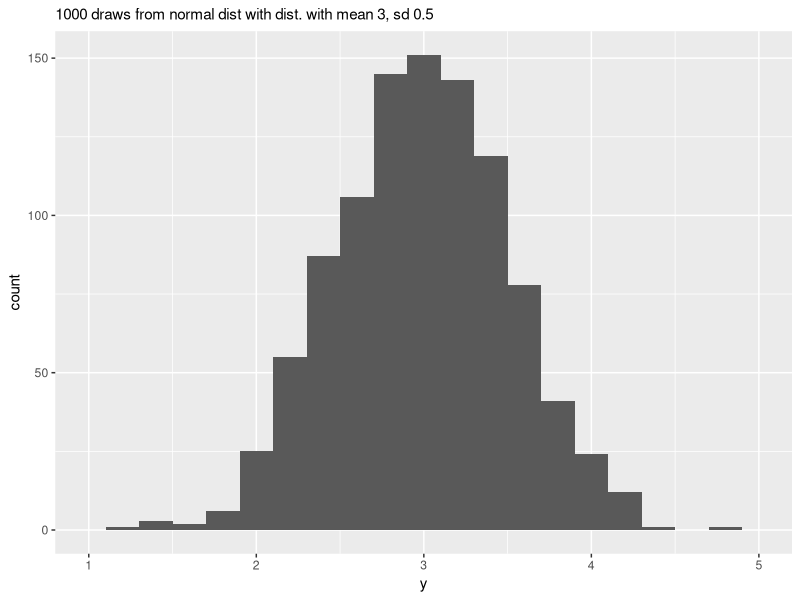
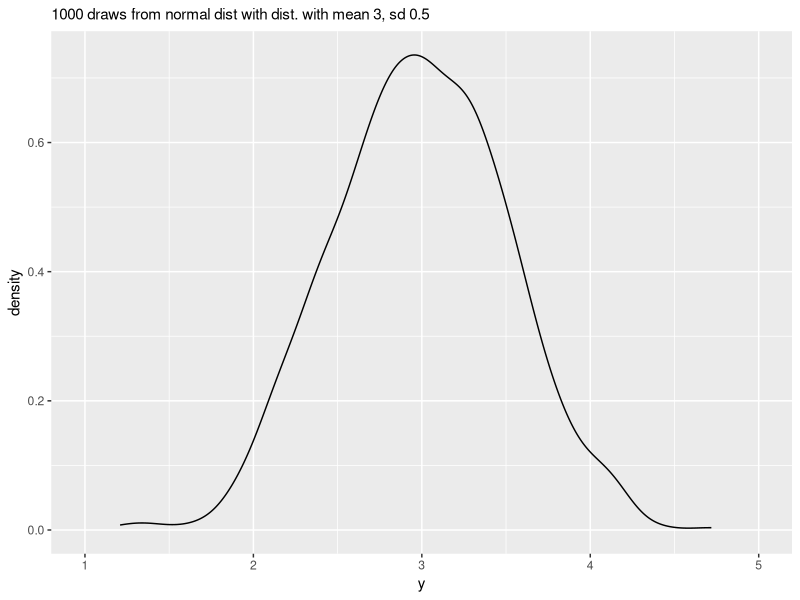
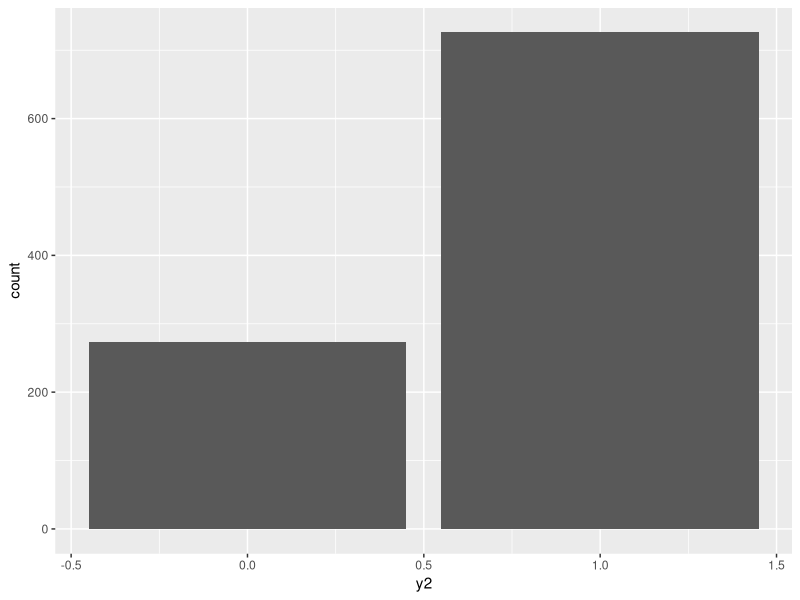

These charts were generated, in order, by the following R code:
## ---- chunk 1

library(tidyverse)

knitr::opts_chunk$set(echo=TRUE)

## ---- chunk 2

# the number of random events
n_sims <- 1000

d <- tibble(y = rnorm(n_sims, mean = 3, sd = 0.5))

mean(d$y)
sd(d$y)
## ---- chunk 3

d %>% 
  ggplot(aes(x = y)) +
  geom_histogram(binwidth = 0.2) +
  labs(subtitle = "1000 draws from normal dist with dist. with mean 3, sd 0.5") +
  coord_cartesian(xlim = c(1, 5))

## ---- chunk 4

d %>% 
  ggplot(aes(x = y)) +
  geom_density() +
  labs(subtitle = "1000 draws from normal dist with dist. with mean 3, sd 0.5") +
  coord_cartesian(xlim = c(1, 5))

## ---- chunk 5

prob_of_success <- 0.7
sim_data <- tibble(y2=rbinom(1000,size=1,prob=prob_of_success))

sim_data %>% 
  ggplot(aes(x=y2)) +
  geom_bar()

